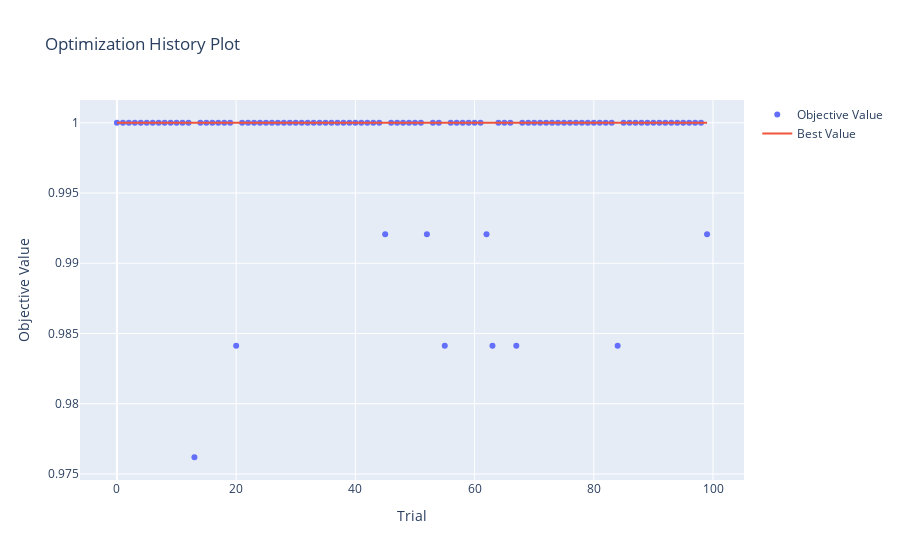
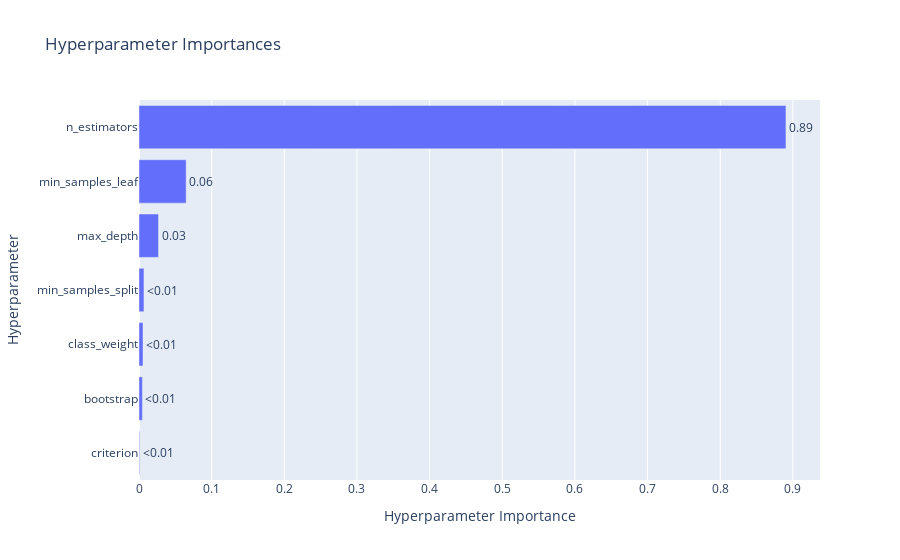

Here is the notebook cell these charts were saved with, in order:
### Code cell
# Visualizar historial de optimización
fig_rf = plot_optimization_history(study_rf)
fig_rf.show()

# Visualizar importancia de hiperparámetros
fig_rf_param = plot_param_importances(study_rf)
fig_rf_param.show()

### Figure 1 — Plotly figure (JSON) as saved in the notebook; plotly's stock layout.template omitted (floating-point values rounded to 4 significant figures)
{"data": [{"mode": "markers", "name": "Objective Value", "type": "scatter", "x": [0, 1, 2, 3, 4, 5, 6, 7, 8, 9, 10, 11, 12, 13, 14, 15, 16, 17, 18, 19, 20, 21, 22, 23, 24, 25, 26, 27, 28, 29, 30, 31, 32, 33, 34, 35, 36, 37, 38, 39, 40, 41, 42, 43, 44, 45, 46, 47, 48, 49, 50, 51, 52, 53, 54, 55, 56, 57, 58, 59, 60, 61, 62, 63, 64, 65, 66, 67, 68, 69, 70, 71, 72, 73, 74, 75, 76, 77, 78, 79, 80, 81, 82, 83, 84, 85, 86, 87, 88, 89, 90, 91, 92, 93, 94, 95, 96, 97, 98, 99], "y": [1, 1, 1, 1, 1, 1, 1, 1, 1, 1, 1, 1, 1, 0.9762, 1, 1, 1, 1, 1, 1, 0.9841, 1, 1, 1, 1, 1, 1, 1, 1, 1, 1, 1, 1, 1, 1, 1, 1, 1, 1, 1, 1, 1, 1, 1, 1, 0.9921, 1, 1, 1, 1, 1, 1, 0.9921, 1, 1, 0.9841, 1, 1, 1, 1, 1, 1, 0.9921, 0.9841, 1, 1, 1, 0.9841, 1, 1, 1, 1, 1, 1, 1, 1, 1, 1, 1, 1, 1, 1, 1, 1, 0.9841, 1, 1, 1, 1, 1, 1, 1, 1, 1, 1, 1, 1, 1, 1, 0.9921]}, {"mode": "lines", "name": "Best Value", "type": "scatter", "x": [0, 1, 2, 3, 4, 5, 6, 7, 8, 9, 10, 11, 12, 13, 14, 15, 16, 17, 18, 19, 20, 21, 22, 23, 24, 25, 26, 27, 28, 29, 30, 31, 32, 33, 34, 35, 36, 37, 38, 39, 40, 41, 42, 43, 44, 45, 46, 47, 48, 49, 50, 51, 52, 53, 54, 55, 56, 57, 58, 59, 60, 61, 62, 63, 64, 65, 66, 67, 68, 69, 70, 71, 72, 73, 74, 75, 76, 77, 78, 79, 80, 81, 82, 83, 84, 85, 86, 87, 88, 89, 90, 91, 92, 93, 94, 95, 96, 97, 98, 99], "y": [1, 1, 1, 1, 1, 1, 1, 1, 1, 1, 1, 1, 1, 1, 1, 1, 1, 1, 1, 1, 1, 1, 1, 1, 1, 1, 1, 1, 1, 1, 1, 1, 1, 1, 1, 1, 1, 1, 1, 1, 1, 1, 1, 1, 1, 1, 1, 1, 1, 1, 1, 1, 1, 1, 1, 1, 1, 1, 1, 1, 1, 1, 1, 1, 1, 1, 1, 1, 1, 1, 1, 1, 1, 1, 1, 1, 1, 1, 1, 1, 1, 1, 1, 1, 1, 1, 1, 1, 1, 1, 1, 1, 1, 1, 1, 1, 1, 1, 1, 1]}, {"marker": {"color": "#cccccc"}, "mode": "markers", "name": "Infeasible Trial", "showlegend": false, "type": "scatter", "x": [], "y": []}], "layout": {"title": {"text": "Optimization History Plot"}, "xaxis": {"title": {"text": "Trial"}}, "yaxis": {"title": {"text": "Objective Value"}}}}

### Figure 2 — Plotly figure (JSON) as saved in the notebook; plotly's stock layout.template omitted (floating-point values rounded to 4 significant figures)
{"data": [{"cliponaxis": false, "hovertemplate": ["criterion (CategoricalDistribution): 0.0008074194267322435<extra></extra>", "bootstrap (CategoricalDistribution): 0.004662882544142826<extra></extra>", "class_weight (CategoricalDistribution): 0.005543144049953405<extra></extra>", "min_samples_split (IntDistribution): 0.006812346509277094<extra></extra>", "max_depth (IntDistribution): 0.026837669376904228<extra></extra>", "min_samples_leaf (IntDistribution): 0.06490364416146656<extra></extra>", "n_estimators (IntDistribution): 0.8904328939315237<extra></extra>"], "name": "Objective Value", "orientation": "h", "text": ["<0.01", "<0.01", "<0.01", "<0.01", "0.03", "0.06", "0.89"], "textposition": "outside", "type": "bar", "x": [0.0008074, 0.004663, 0.005543, 0.006812, 0.02684, 0.0649, 0.8904], "y": ["criterion", "bootstrap", "class_weight", "min_samples_split", "max_depth", "min_samples_leaf", "n_estimators"]}], "layout": {"title": {"text": "Hyperparameter Importances"}, "xaxis": {"title": {"text": "Hyperparameter Importance"}}, "yaxis": {"title": {"text": "Hyperparameter"}}}}
